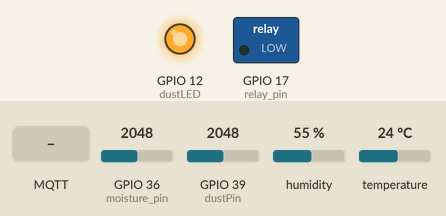
Bench run of a sketch on a simulated ESP32. On the bench: switched loads named in the sketch (green lamp = pin HIGH), output pins drawn as LEDs (lit = HIGH). The test bench sets the inputs (shaded band); at power-on: GPIO 36 (moisture_pin) = 2048, GPIO 39 (dustPin) = 2048, humidity 55 %, temperature 24 °C. WiFi joins after 1.5 s; servers stay silent unless stated; uploads are accepted with an empty reply; random numbers use the default seed unless the sketch sets one; no MQTT or app messages arrive unless stated; what the sketch prints to the serial monitor is not drawn.

Above: at 2.7 s.
2.8 s: MQTT message "ON" arrives on the first subscribed topic
At 4.1 s:
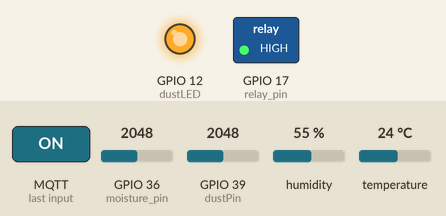
4.7 s: MQTT message "OFF" arrives on the first subscribed topic
At 7.0 s:
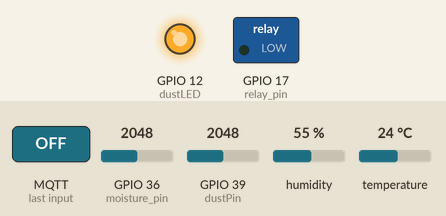
7.3 s: GPIO 36 (moisture_pin) set to 553
9.6 s: GPIO 36 (moisture_pin) set to 477
At 11.7 s:
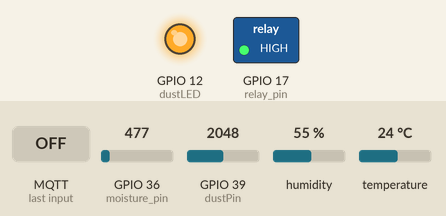
15.5 s: GPIO 36 (moisture_pin) set to 540
17.0 s: MQTT message "1" arrives on the first subscribed topic
Timing chart, 0 to 20.0 s (numbered marks = the images above; inputs shaded):
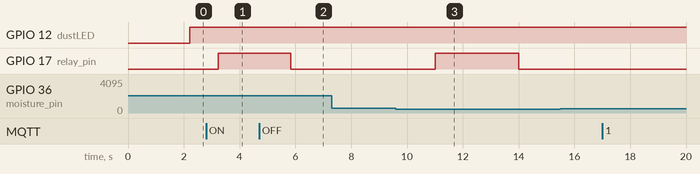

Measured:
- the behaviour switches between 501 and 500 on GPIO 36 (moisture_pin) (found by bisection; images 2 and 3)
- after the input at 2.8 s, GPIO 17 (relay_pin): LOW → HIGH after 0.43 s
- after the input at 4.7 s, GPIO 17 (relay_pin): HIGH → LOW after 1.1 s
- after the input at 9.6 s, GPIO 17 (relay_pin): LOW → HIGH after 1.4 s, → LOW 3.0 s later
- after the input at 15.5 s, every drawn part: stays the same

The sketch:

wifi-sht31-moisture-pump-sharpGP2Y1014AU-MultiTask-mqtt.ino
```cpp
#include "Wire.h"
#include "SHT31.h"
#include <WiFi.h>
#include <HTTPClient.h>
#include <PubSubClient.h>
char ssid[] = "  ";       //wifi SSID
char passwd[] = "  "; //wifi passwd

int moisture_pin=36;  //gpio36接土壤溼度感測器
int relay_pin=17;    //gpio21 接relay

int dustPin=39;      //gpio39接灰塵偵測器
int dustLED=12;      //gpio12接灰塵偵測器內部LED
float dustVal=0;     //設定灰塵讀取初始值=0
int delayTime=280;
int delayTime2=40;
float offTime=9680;

String googlesheet_url="https://docs.google.com/forms/d/1RkAfATfK69qApBVhij3kjxMtO9rslxrsaJifx01-2YY/formResponse?" ; //這裡請改為自己設定的"寫入google sheet的網址"

#define SHT31_ADDRESS   0x44
 SHT31 sht ;

//===========MQTT Broker=========
char* MQTTServer="broker.emqx.io";
int   MQTTPort=1883;
char* MQTTUser="";
char* MQTTPassword="";
char* subTopic1="hhvs/library/plant/pump";      //改變pump狀態
char* pubTopic1="hhvs/library/plant/temp";    //推播氣溫
char* pubTopic2="hhvs/library/plant/humi";    //推播空氣濕度
char* pubTopic3="hhvs/library/plant/moisture";    //推播土壤濕度
char* pubTopic4="hhvs/library/plant/sharpSensor"; //推播灰塵值
long MQTTLastPublishTime;//此變數用來記錄推播時間
long MQTTPublishInterval = 10000;//每10秒推撥一次
WiFiClient WifiClient;
PubSubClient MQTTClient(WifiClient);
//===============================


TaskHandle_t Task1 , Task2 ;                  //多工宣告(Task2未使用)
void SendToGoogleSheet(void * pvParameters)   //工作一:每30分鐘傳送資料到google sheet(實際傳送時間會比30分鐘長一些)
{
  while(1)
  {
      sht.read();
      delay(500);
      float Tempe=sht.getTemperature();  //讀取sht31溫度值
      float Humi=sht.getHumidity();      //讀取sht31濕度值
      int moisture_humi=analogRead(moisture_pin); //讀取土壤濕度sensor值
      HTTPClient http;
      String url1=googlesheet_url + "entry.2049498581=" + Tempe + "&entry.2068971505=" + Humi + "&entry.1248109765=" + moisture_humi ;
      //Serial.println(url1);
      http.begin(url1);
      int httpCode=http.GET();  //執行GET命令，順道取得網頁狀態值
      delay(1800000);   //延遲30分鐘
  }
}

//void pump_work(void * pvParameters)  //工作二:水泵動作
//{
//  digitalWrite(relay_pin,1);   //relay作動
//  delay(5000);
//  digitalWrite(relay_pin,0);
//}


void setup()
{

  Serial.begin(115200);
  Wire.begin();
  sht.begin(SHT31_ADDRESS);
  Wire.setClock(100000);
  pinMode(moisture_pin,INPUT);  //設定讀取土壤sensor值
  pinMode(relay_pin,OUTPUT);    //設定觸發relay動作
  pinMode(dustPin,INPUT);       //設定為讀取接腳(讀取Sharp sensor值)
  pinMode(dustLED,OUTPUT);      //設定為輸出接腳(開啟sharp sensor偵測用的LED)
  //digitalWrite(relay_pin,0);    //設定開機時relay不動作
  WifiConnecte();                //wifi開始連線
  MQTTConnecte();               //mqtt連線

  xTaskCreatePinnedToCore(SendToGoogleSheet,"Task1",10000,NULL,1,&Task1,0);  //呼叫工作一
  //xTaskCreatePinnedToCore(PublishDatatoMqtt,"Task2",10000,NULL,1,&Task2,0);  //呼叫工作二

}


void loop()
{
  if (WiFi.status() != WL_CONNECTED)  //若wifi斷線，重新連線
  {
    WifiConnecte();
  }
  if(!MQTTClient.connected())  //若mqtt連線中斷，則重新連線
  {
    MQTTConnecte();
  }

  sht.read();         // default = true/fast       slow = false
  delay(500);
  float Tempe=sht.getTemperature();  //讀取sht31溫度值
  float Humi=sht.getHumidity();      //讀取sht31濕度值
  int moisture_humi=analogRead(moisture_pin); //讀取土壤濕度sensor值

  //*****sharp sensor******
  digitalWrite(dustLED,LOW);
  delayMicroseconds(delayTime);
  dustVal=analogRead(dustPin);      //讀取感測器灰塵值
  int Dust_Value=(float(dustVal/1024)-0.0356)*120000*0.035 ; //轉換讀取值
  delayMicroseconds(delayTime2);
  digitalWrite(dustLED,HIGH);
  delayMicroseconds(offTime);
  delay(1000);
  //if (dustVal > 36.455)
  Serial.print("Dust Value=");
  Serial.println(Dust_Value);
  //***********************

  Serial.print("Temp:");
  Serial.println(Tempe,1);  //小數點取1位
  Serial.print("Humi:");
  Serial.println(Humi,1);
  Serial.print("Moisture_Humi=");
  Serial.println(moisture_humi);
  Serial.println("");

  if((millis() - MQTTLastPublishTime) >= MQTTPublishInterval)  //若傳輸時間超過前面設定的10秒(MQTTPublishInterval，則繼續發佈到mqtt
  {
    MQTTClient.publish(pubTopic1,String(Tempe).c_str());  //推播氣溫
    MQTTClient.publish(pubTopic2,String(Humi).c_str());  //推播天氣濕度
    MQTTClient.publish(pubTopic3,String(moisture_humi).c_str());  //推播土壤濕度
    MQTTClient.publish(pubTopic4,String(Dust_Value).c_str());  //推播灰塵值
    MQTTLastPublishTime = millis(); //更新最後傳輸時間
  }
  MQTTClient.loop(); //更新訂閱狀態
  //delay(50);
  if (moisture_humi <= 500)
  {
    //digitalWrite(relay_pin,1);   //如果溫度大於等於25，則relay動作
    pump_On();
    delay(5000);   //等待水滲透至土壤，以利senor讀取
  }

  delay(1000);        //每秒讀取一次

}
void pump_On() //水泵動作
{
  digitalWrite(relay_pin,1);
  delay(3000);  //水泵開啟3秒(依抽水馬達大小調整)
  digitalWrite(relay_pin,0);  //關閉水泵
}


 void WifiConnecte()  //wifi連線副程式
 {
   //int connect_count=0; //宣告嘗試連線次數=0
   //WiFi.mode(WIFI_STA);   //將 esp32 wifi設為工作站模式
   WiFi.begin(ssid,passwd);
   Serial.print("Start connect to:");
   Serial.println(ssid);
   Serial.print("等待連線");
   while (WiFi.status() != WL_CONNECTED)
   {
     delay(500);
     Serial.print("...");  //等待連線中
   }
   Serial.println("Wifi連線成功");
   Serial.print("已連線至:");
   Serial.println(ssid);
   Serial.print("IP Address:");
   Serial.println(WiFi.localIP());

 }

void MQTTConnecte()  //MQTT連線副程式
{
  MQTTClient.setServer(MQTTServer, MQTTPort);
  MQTTClient.setCallback(MQTTCallback);
  while (!MQTTClient.connected())
  {
    String  MQTTClientid = "esp32-" + String(random(1000000, 9999999));    //以亂數為ClietID
    if (MQTTClient.connect(MQTTClientid.c_str(), MQTTUser, MQTTPassword))
    {
      Serial.println("MQTT已連線");  //連結成功，顯示「已連線」
      MQTTClient.subscribe(subTopic1);  //訂閱SubTopic1主題
    } else
    {
      Serial.print("MQTT連線失敗,狀態碼=");  //若連線不成功，則顯示錯誤訊息，並重新連線
      Serial.println(MQTTClient.state());
      Serial.println("五秒後重新連線");
      delay(5000);
    }
  }
}

void MQTTCallback(char* topic, byte* payload, unsigned int length)  //當subscribe到資料時的動作
{
  Serial.print(topic); Serial.print("訂閱通知:");
  String payloadString;//將接收的payload轉成字串

  for (int i = 0; i < length; i++)   //顯示訂閱內容
  {
    payloadString = payloadString + (char)payload[i];
  }
  Serial.println(payloadString);

  if (strcmp(topic, subTopic1) == 0)  //比對主題是否為訂閱主題1
  {
    Serial.println("改變燈號：" + payloadString);
    if (payloadString == "ON")
    {
      digitalWrite(17, HIGH);   //relay NO接點閉合

    }
    if (payloadString == "OFF")
    {
      digitalWrite(17, LOW);   //relay NO接點打開

    }
  }
}
```
